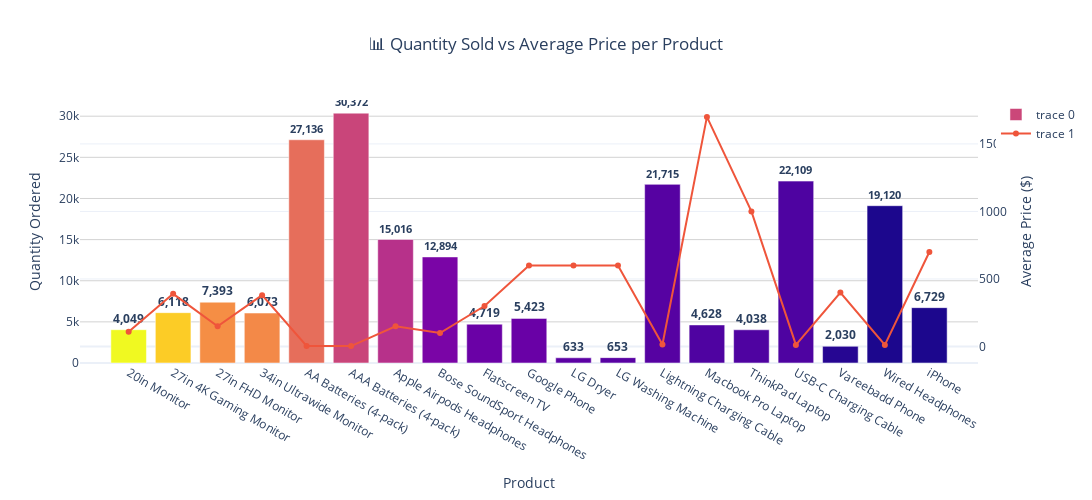

The code cell stored with this chart in its notebook:
### Code cell
fig = go.Figure()

fig.add_trace(go.Bar(
    x=most_sold_products['Product'],
    y=most_sold_products['Quantity Ordered'],
    text=most_sold_products['Quantity Ordered'],
        texttemplate='<b>%{text:,}</b>',
        textposition='outside',
     marker=dict(
            color=most_products_sold_together['Quantity Ordered']),
    yaxis='y1'))
fig.add_trace(go.Scatter(
    x=average_price_per_product['Product'],
    y=average_price_per_product['Price Each'],
     mode='lines+markers',
     yaxis='y2'))
fig.update_layout(
    width=1200,
    height=500,
    title=dict(
        text='📊 Quantity Sold vs Average Price per Product',
        x=0.5
    ),
    xaxis=dict(title='Product'),
    yaxis=dict(
        title='Quantity Ordered',
        showgrid=True,
        gridcolor='lightgray'
    ),
    yaxis2=dict(
        title='Average Price ($)',
        overlaying='y',
        side='right'
    ),
    template='plotly_white'
)

### Figure 1 — Plotly figure (JSON) as saved in the notebook; plotly's stock layout.template omitted (floating-point values rounded to 4 significant figures; data arrays with more than 128 entries replaced by an {"elided": "..."} marker saying what was removed)
{"data": [{"marker": {"color": {"elided": "385 int values"}}, "text": [4049.0, 6118.0, 7393.0, 6073.0, 27140.0, 30370.0, 15020.0, 12890.0, 4719.0, 5423.0, 633.0, 653.0, 21720.0, 4628.0, 4038.0, 22110.0, 2030.0, 19120.0, 6729.0], "textposition": "outside", "texttemplate": "<b>%{text:,}</b>", "type": "bar", "x": ["20in Monitor", "27in 4K Gaming Monitor", "27in FHD Monitor", "34in Ultrawide Monitor", "AA Batteries (4-pack)", "AAA Batteries (4-pack)", "Apple Airpods Headphones", "Bose SoundSport Headphones", "Flatscreen TV", "Google Phone", "LG Dryer", "LG Washing Machine", "Lightning Charging Cable", "Macbook Pro Laptop", "ThinkPad Laptop", "USB-C Charging Cable", "Vareebadd Phone", "Wired Headphones", "iPhone"], "y": [4049, 6118, 7393, 6073, 27136, 30372, 15016, 12894, 4719, 5423, 633, 653, 21715, 4628, 4038, 22109, 2030, 19120, 6729], "yaxis": "y"}, {"mode": "lines+markers", "type": "scatter", "x": ["20in Monitor", "27in 4K Gaming Monitor", "27in FHD Monitor", "34in Ultrawide Monitor", "AA Batteries (4-pack)", "AAA Batteries (4-pack)", "Apple Airpods Headphones", "Bose SoundSport Headphones", "Flatscreen TV", "Google Phone", "LG Dryer", "LG Washing Machine", "Lightning Charging Cable", "Macbook Pro Laptop", "ThinkPad Laptop", "USB-C Charging Cable", "Vareebadd Phone", "Wired Headphones", "iPhone"], "y": [110.0, 390.0, 150.0, 380.0, 3.84, 2.99, 150.0, 99.99, 300.0, 600.0, 600.0, 600.0, 14.95, 1700.0, 1000.0, 11.95, 400.0, 11.99, 700.0], "yaxis": "y2"}], "layout": {"height": 500, "title": {"text": "📊 Quantity Sold vs Average Price per Product", "x": 0.5}, "width": 1200, "xaxis": {"title": {"text": "Product"}}, "yaxis": {"gridcolor": "lightgray", "showgrid": true, "title": {"text": "Quantity Ordered"}}, "yaxis2": {"overlaying": "y", "side": "right", "title": {"text": "Average Price ($)"}}}}
